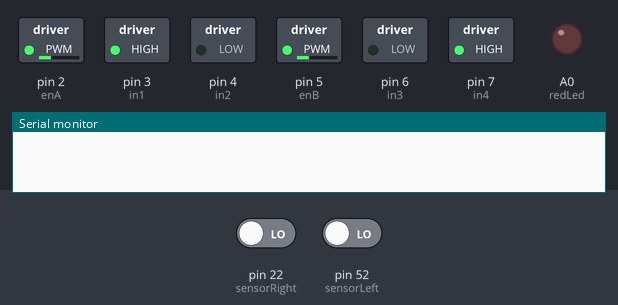
The sketch below on a simulated Arduino Mega 2560, built with avr-gcc and run on an emulated ATmega2560. On the bench: switched loads named in the sketch (green lamp = pin HIGH), output pins drawn as LEDs (lit = HIGH), the last lines printed to the serial monitor. The inputs (shaded band) are chosen by the test bench; at power-on: pin 52 (sensorLeft) LOW, pin 22 (sensorRight) LOW.

Above: at 1.2 s.
1.3 s: pin 52 (sensorLeft) driven HIGH
At 1.45 s:
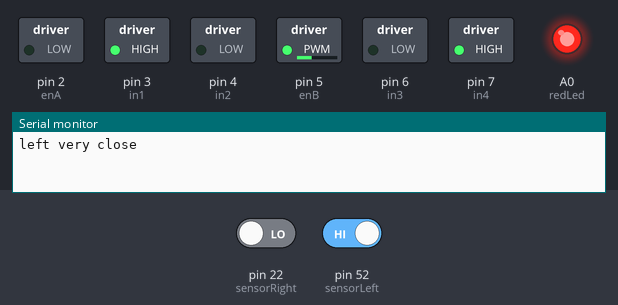
4.3 s: pin 22 (sensorRight) driven HIGH
At 5.5 s:
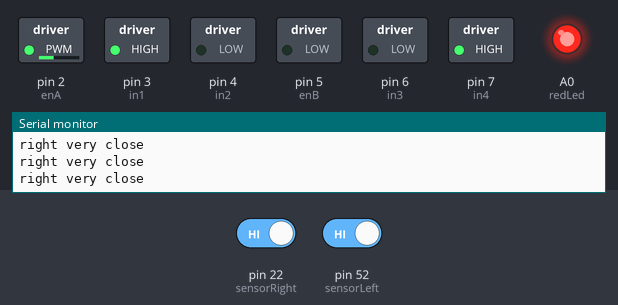
5.8 s: pin 22 (sensorRight) driven LOW
At 5.95 s:
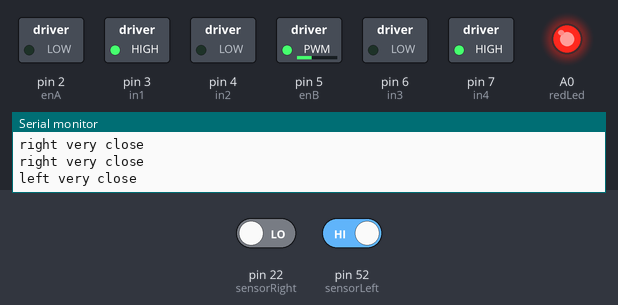
8.8 s: pin 52 (sensorLeft) driven LOW
At 9.2 s:
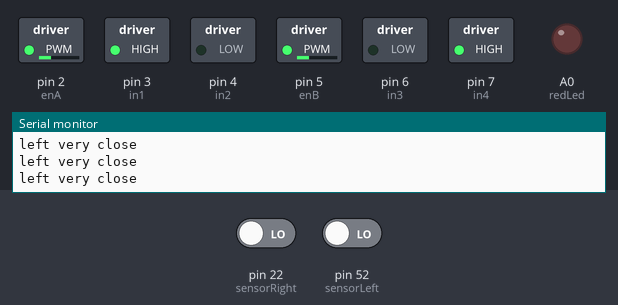
Timing chart, 0 to 11.3 s (numbered marks = the images above; inputs shaded):
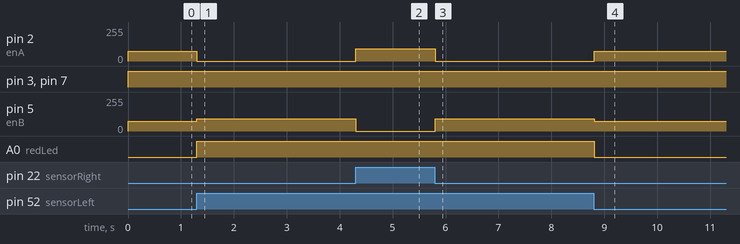

The sketch:

MEGABOARD.ino
```cpp
#include <Wire.h>

int proximity = 0;
int sensorRight = 22;
int sensorLeft = 52;

int speedA = 75;
int speedB = 75;


//Motors AB Right side

int enA = 2;
int in1 = 3;
int in2 = 4;

//Motors CD Left side

int enB = 5;
int in3 = 6;
int in4 = 7;

int redLed = A0;


void setup() {
  // put your setup code here, to run once:

Wire.begin(9);
Serial.begin(9600);
pinMode(enA, OUTPUT);
pinMode(enB, OUTPUT);
pinMode(in1, OUTPUT);
pinMode(in2, OUTPUT);
pinMode(in3, OUTPUT);
pinMode(in4, OUTPUT);
pinMode(sensorRight, INPUT);
pinMode(sensorLeft, INPUT);
pinMode(redLed,OUTPUT);
//Wire.onRecieve(recieveEvent);


}


void loop() {
  digitalWrite(in1,HIGH);
  digitalWrite(in2,LOW);
  digitalWrite(in3,LOW);
  digitalWrite(in4,HIGH);
  if(digitalRead(sensorRight) == 1)
{
  digitalWrite(redLed,HIGH);
  Serial.println("right very close");
  analogWrite(enB, 0);
  analogWrite(enA,speedA*1.25);
  proximity = 1;
  delay(300);
}
else


  {
    if(digitalRead(sensorLeft) == 1)
{
  digitalWrite(redLed,HIGH);
  Serial.println("left very close");
  analogWrite(enA, 0);
  analogWrite(enB,speedB*1.25);
  proximity = -1;
  delay(300);
}


else
  digitalWrite(redLed,LOW);
  proximity = 0;
  analogWrite(enA, speedA);
  analogWrite(enB, speedB);
  }


}
```

Measured:
- after the input at 1.3 s, pin 2 (enA): 75/255 → 0/255 at once; pin 5 (enB): 75/255 → 93/255 at once; A0 (redLed): LOW → HIGH at once
- after the input at 4.3 s, pin 2 (enA): 0/255 → 93/255 at once; pin 5 (enB): 93/255 → 0/255 at once
- after the input at 5.8 s, pin 2 (enA): 93/255 → 0/255 at once; pin 5 (enB): 0/255 → 93/255 at once
- after the input at 8.8 s, pin 2 (enA): 0/255 → 75/255 at once; pin 5 (enB): 93/255 → 75/255 at once; A0 (redLed): HIGH → LOW at once
